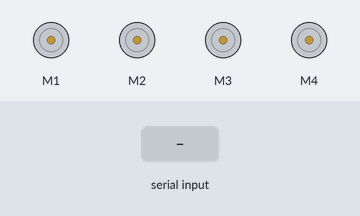
This sketch was run on a simulated Arduino Uno, built with avr-gcc and run on an emulated ATmega328P. Parts: 4 × DC motor (green arrow = forward, orange = backward, longer = faster). Inputs (shaded band) come from the test bench.

Above: at 1.2 s.
1.3 s: "1" received over Serial
At 1.9 s:
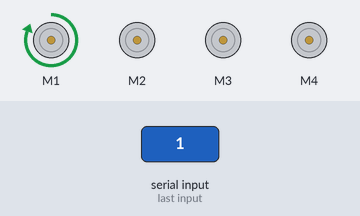
At 5.7 s:
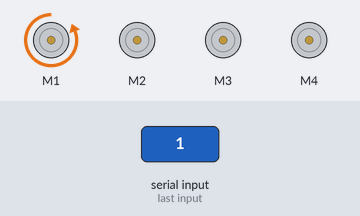
5.8 s: "2" received over Serial
At 9.7 s:
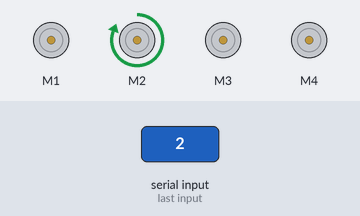
Timing chart, 0 to 16.8 s (numbered marks = the images above; inputs shaded):
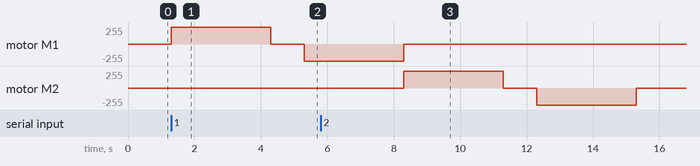

The sketch:

test_motor.ino
```cpp
#include <AFMotor.h>

AF_DCMotor motor1(1);
AF_DCMotor motor2(2);
AF_DCMotor motor3(3);
AF_DCMotor motor4(4);

char bt='S';
void setup()
{
  Serial.begin(9600);

  motor1.setSpeed(255);
  motor2.setSpeed(255);
  motor3.setSpeed(255);
  motor4.setSpeed(255);
  Stop();
}
void loop() {
  // put your main code here, to run repeatedly:

  bt=Serial.read();

  switch(bt){
    case '1':
      motor1.run(FORWARD);
      delay(3000);
      motor1.run(RELEASE);
      delay(1000);
      motor1.run(BACKWARD);
      delay(3000);
      motor1.run(RELEASE);

      break;
    case '2':
      motor2.run(FORWARD);
      delay(3000);
      motor2.run(RELEASE);
      delay(1000);
      motor2.run(BACKWARD);
      delay(3000);
      motor2.run(RELEASE);

      break;
    case '3':
      motor3.run(FORWARD);
      delay(3000);
      motor3.run(RELEASE);
      delay(1000);
      motor3.run(BACKWARD);
      delay(3000);
      motor3.run(RELEASE);

      break;
    case '4':
      motor4.run(FORWARD);
      delay(3000);
      motor4.run(RELEASE);
      delay(1000);
      motor4.run(BACKWARD);
      delay(3000);
      motor4.run(RELEASE);

      break;
    case '0':
      Stop();
      break;
  }
}

void Stop() {
  motor1.run(RELEASE);
  motor2.run(RELEASE);
  motor3.run(RELEASE);
  motor4.run(RELEASE);
}
```

Measured:
- after the input at 1.3 s, motor M1: stopped → forward 255/255 at once, → stopped 3.0 s later, → backward 255/255 1.0 s later
- after the input at 5.8 s, motor M2: stopped → forward 255/255 after 2.5 s, → stopped 3.0 s later, → backward 255/255 1.0 s later, → stopped 3.0 s later
